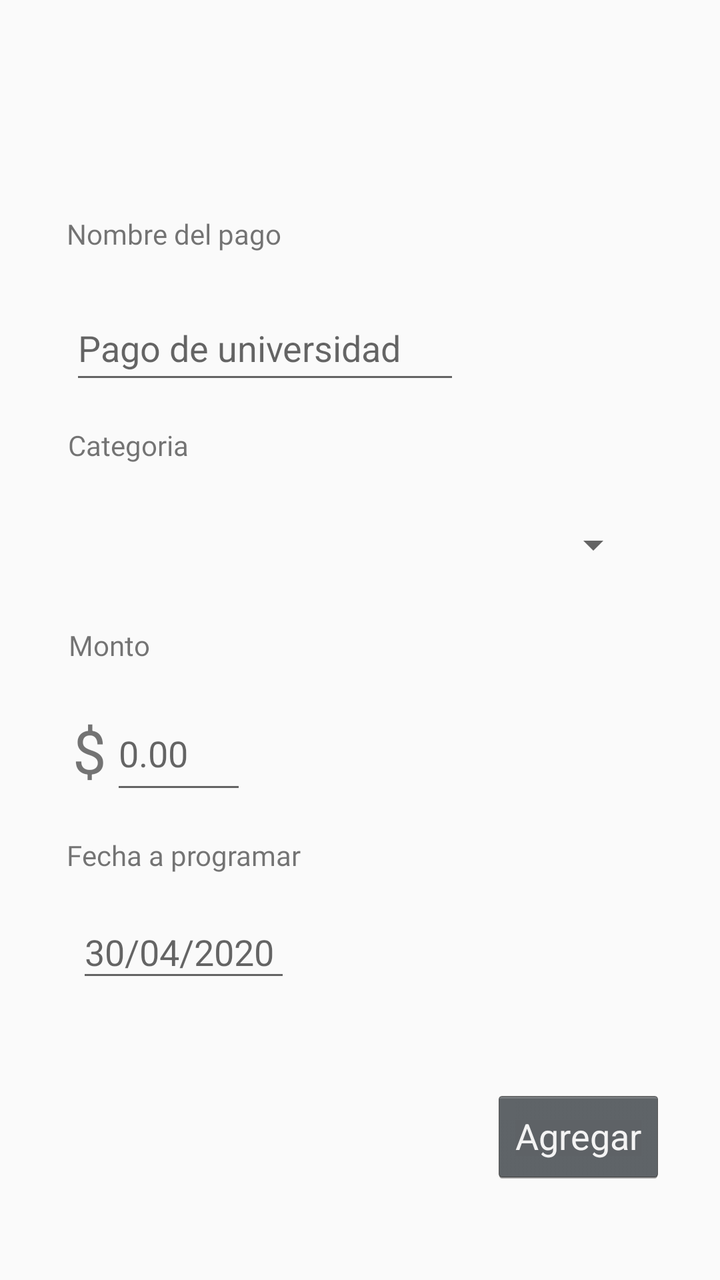
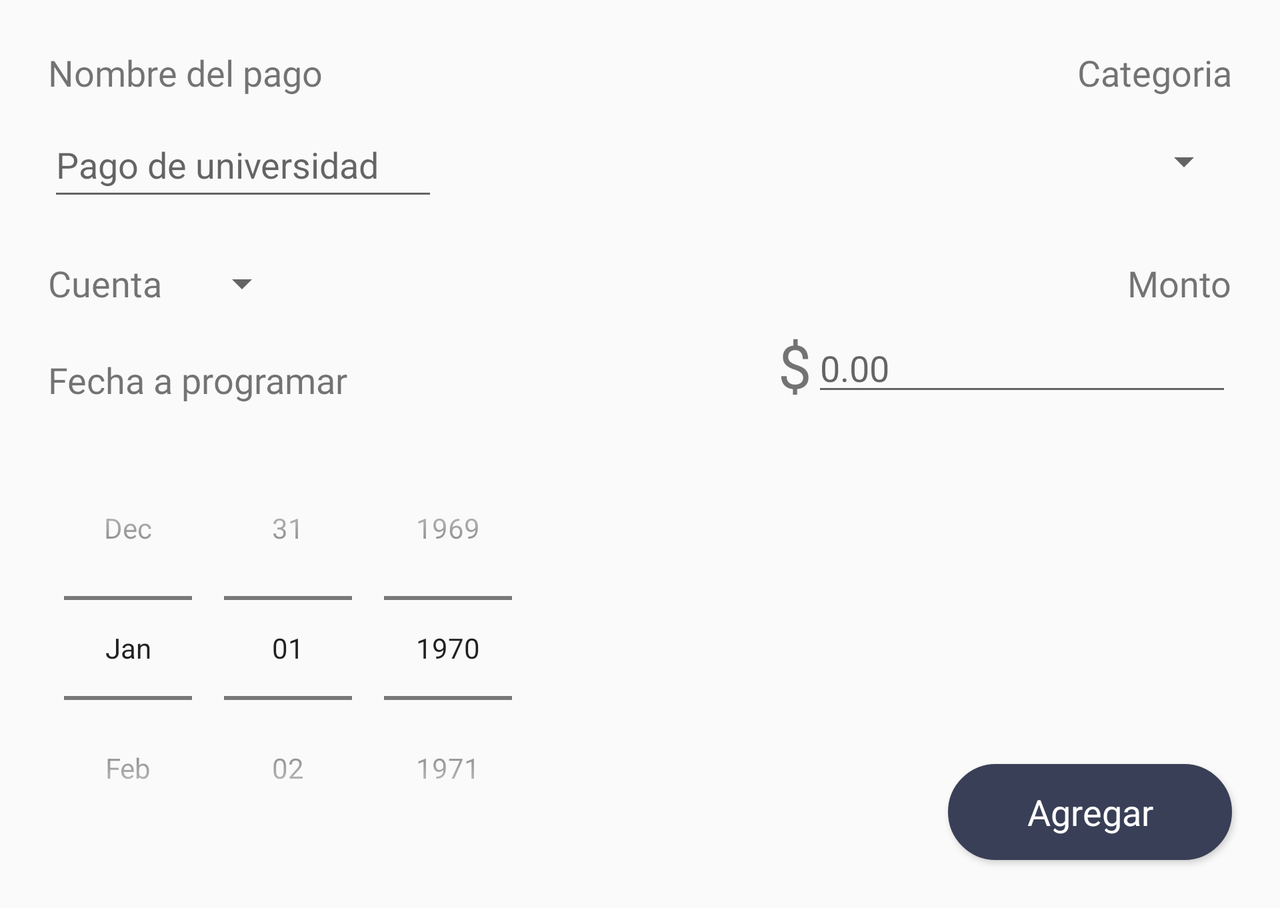

An Android layout and its configuration variant, each rendered on a device that would load it. The default file and the variant file are quoted in full after the pictures.
<!-- AndroidManifest.xml: application theme AppTheme -->
<!-- res/layout/fragment_programmed_payment.xml -->
<?xml version="1.0" encoding="utf-8"?>
<layout xmlns:tools="http://schemas.android.com/tools"
    xmlns:android="http://schemas.android.com/apk/res/android"
    xmlns:app="http://schemas.android.com/apk/res-auto">

    <androidx.constraintlayout.widget.ConstraintLayout
        android:layout_width="match_parent"
        android:layout_height="match_parent">

        <TextView
            android:id="@+id/textView2"
            android:layout_width="wrap_content"
            android:layout_height="wrap_content"
            android:layout_marginBottom="@dimen/activity_vertical_margin"
            android:fontFamily="@font/quicksand_medium"
            android:text="@string/txt_name_payment"
            app:layout_constraintBottom_toTopOf="@+id/name_payment"
            app:layout_constraintEnd_toEndOf="parent"
            app:layout_constraintHorizontal_bias="0.132"
            app:layout_constraintStart_toStartOf="parent"
            app:layout_constraintTop_toTopOf="parent"
            app:layout_constraintVertical_bias="0.951" />

        <EditText
            android:id="@+id/name_payment"
            android:layout_width="195dp"
            android:layout_height="49dp"
            android:layout_marginBottom="@dimen/activity_vertical_margin"
            android:autofillHints=""
            android:ems="10"
            android:hint="@string/txt_payment_hint"
            android:inputType="textPersonName"
            app:layout_constraintBottom_toTopOf="@+id/textView7"
            app:layout_constraintEnd_toEndOf="parent"
            app:layout_constraintHorizontal_bias="0.212"
            app:layout_constraintStart_toStartOf="parent" />

        <TextView
            android:id="@+id/textView7"
            android:layout_width="wrap_content"
            android:layout_height="wrap_content"
            android:layout_marginBottom="@dimen/activity_vertical_margin"
            android:fontFamily="@font/quicksand_medium"
            android:text="@string/txt_category"
            app:layout_constraintBottom_toTopOf="@+id/add_category"
            app:layout_constraintEnd_toEndOf="parent"
            app:layout_constraintHorizontal_bias="0.113"
            app:layout_constraintStart_toStartOf="parent" />

        <TextView
            android:id="@+id/textView10"
            android:layout_width="wrap_content"
            android:layout_height="wrap_content"
            android:layout_marginBottom="@dimen/activity_vertical_margin"
            android:fontFamily="@font/quicksand_medium"
            android:text="@string/txt_amount"
            app:layout_constraintBottom_toTopOf="@+id/add_amount"
            app:layout_constraintEnd_toEndOf="parent"
            app:layout_constraintHorizontal_bias="0.108"
            app:layout_constraintStart_toStartOf="parent" />

        <EditText
            android:id="@+id/add_amount"
            android:layout_width="68dp"
            android:layout_height="54dp"
            android:layout_marginBottom="@dimen/activity_vertical_margin"
            android:autofillHints=""
            android:ems="10"
            android:hint="@string/balance_entry_hint"
            android:inputType="numberDecimal"
            app:layout_constraintBottom_toTopOf="@+id/textView11"
            app:layout_constraintEnd_toEndOf="parent"
            app:layout_constraintHorizontal_bias="0.19"
            app:layout_constraintStart_toStartOf="parent" />

        <Spinner
            android:id="@+id/add_category"
            android:layout_width="295dp"
            android:layout_height="49dp"
            android:layout_marginBottom="@dimen/activity_vertical_margin"
            app:layout_constraintBottom_toTopOf="@+id/textView10"
            app:layout_constraintEnd_toEndOf="parent"
            app:layout_constraintHorizontal_bias="0.396"
            app:layout_constraintStart_toStartOf="parent" />

        <TextView
            android:id="@+id/textView11"
            android:layout_width="wrap_content"
            android:layout_height="wrap_content"
            android:layout_marginBottom="@dimen/activity_vertical_margin"
            android:fontFamily="@font/quicksand_medium"
            android:text="@string/txt_date"
            app:layout_constraintBottom_toTopOf="@+id/add_date"
            app:layout_constraintEnd_toEndOf="parent"
            app:layout_constraintHorizontal_bias="0.138"
            app:layout_constraintStart_toStartOf="parent" />

        <EditText
            android:id="@+id/add_date"
            android:layout_width="107dp"
            android:layout_height="43dp"
            android:layout_marginBottom="@dimen/margin_indicators"
            android:autofillHints=""
            android:ems="10"
            android:hint="@string/time_hint_txt"
            android:inputType="date"
            app:layout_constraintBottom_toTopOf="@+id/btn_add"
            app:layout_constraintEnd_toEndOf="parent"
            app:layout_constraintHorizontal_bias="0.151"
            app:layout_constraintStart_toStartOf="parent" />

        <Button
            android:id="@+id/btn_add"
            style="@android:style/Widget.Holo.Button"
            android:layout_width="wrap_content"
            android:layout_height="wrap_content"
            android:layout_marginBottom="@dimen/margin_indicators"
            android:text="@string/btn_add"
            app:layout_constraintBottom_toBottomOf="parent"
            app:layout_constraintEnd_toEndOf="parent"
            app:layout_constraintHorizontal_bias="0.9"
            app:layout_constraintStart_toStartOf="parent" />

        <TextView
            android:id="@+id/textView12"
            android:layout_width="wrap_content"
            android:layout_height="wrap_content"
            android:text="@string/dollar_sign"
            android:textSize="30sp"
            app:layout_constraintBottom_toBottomOf="@+id/add_amount"
            app:layout_constraintEnd_toStartOf="@+id/add_amount"
            app:layout_constraintHorizontal_bias="0.95"
            app:layout_constraintStart_toStartOf="parent"
            app:layout_constraintTop_toTopOf="@+id/add_amount" />

    </androidx.constraintlayout.widget.ConstraintLayout>

</layout>
<!-- resources referenced by this layout -->
<resources>
  <dimen name="activity_vertical_margin">16dp</dimen>
  <dimen name="margin_indicators">48dp</dimen>
  <string name="balance_entry_hint">0.00</string>
  <string name="btn_add">Agregar</string>
  <string name="dollar_sign">$</string>
  <string name="time_hint_txt">30/04/2020</string>
  <string name="txt_amount">Monto</string>
  <string name="txt_category">Categoria</string>
  <string name="txt_date">Fecha a programar</string>
  <string name="txt_name_payment">Nombre del pago</string>
  <string name="txt_payment_hint">Pago de universidad</string>
  <style name="AppTheme" parent="Theme.AppCompat.Light.NoActionBar">
          
          <item name="colorPrimary">@color/colorPrimary</item>
          <item name="colorPrimaryDark">@color/colorPrimaryDark</item>
      </style>
  <color name="colorPrimary">#494E6B</color>
  <color name="colorPrimaryDark">#192231</color>
</resources>
<!-- res/layout-land/fragment_programmed_payment.xml (the repository's variant of the layout above) -->
<!-- drawn on the phone turned sideways -->
<?xml version="1.0" encoding="utf-8"?>
<layout xmlns:tools="http://schemas.android.com/tools"
    xmlns:android="http://schemas.android.com/apk/res/android"
    xmlns:app="http://schemas.android.com/apk/res-auto">


    <androidx.core.widget.NestedScrollView
        android:layout_width="match_parent"
        android:layout_height="match_parent">


        <androidx.constraintlayout.widget.ConstraintLayout
            android:layout_width="match_parent"
            android:layout_height="match_parent"
            tools:context=".views.ui.fragments.dashboard.DashboardGrapsFragment">

            <TextView
                android:id="@+id/textView2"
                android:layout_width="wrap_content"
                android:layout_height="wrap_content"
                android:layout_marginStart="@dimen/n_margin"
                android:layout_marginTop="@dimen/n_margin"
                android:layout_marginBottom="@dimen/nav_header_vertical_spacing"
                android:fontFamily="@font/quicksand_medium"
                android:text="@string/txt_name_payment"
                android:textSize="18sp"
                app:layout_constraintBottom_toTopOf="@+id/name_payment"
                app:layout_constraintEnd_toStartOf="@+id/textView7"
                app:layout_constraintHorizontal_bias="0.0"
                app:layout_constraintStart_toStartOf="parent"
                app:layout_constraintTop_toTopOf="parent" />

            <Spinner
                android:id="@+id/spinner_accounts"
                android:layout_width="wrap_content"
                android:layout_height="wrap_content"

                android:layout_marginStart="@dimen/activity_vertical_margin"
                android:layout_marginTop="@dimen/n_margin"
                android:layout_marginBottom="@dimen/n_margin"
                app:layout_constraintBottom_toTopOf="@+id/textView11"
                app:layout_constraintStart_toEndOf="@+id/textView13"
                app:layout_constraintTop_toBottomOf="@+id/name_payment" />

            <TextView
                android:id="@+id/textView13"
                android:layout_width="wrap_content"
                android:layout_height="wrap_content"
                android:layout_marginStart="@dimen/n_margin"
                android:layout_marginTop="@dimen/n_margin"
                android:layout_marginBottom="@dimen/n_margin"
                android:fontFamily="@font/quicksand_medium"
                android:text="@string/txt_Payment_Account"
                android:textSize="18sp"
                app:layout_constraintBottom_toTopOf="@+id/textView11"
                app:layout_constraintEnd_toStartOf="@+id/spinner_accounts"
                app:layout_constraintStart_toStartOf="parent"
                app:layout_constraintTop_toBottomOf="@+id/name_payment" />

            <EditText
                android:id="@+id/name_payment"
                android:layout_width="195dp"
                android:layout_height="49dp"
                android:layout_marginStart="@dimen/n_margin"
                android:autofillHints=""
                android:ems="10"
                android:hint="@string/txt_payment_hint"
                android:inputType="textPersonName"
                app:layout_constraintBottom_toTopOf="@+id/textView13"
                app:layout_constraintEnd_toStartOf="@+id/add_category"
                app:layout_constraintHorizontal_bias="0.0"
                app:layout_constraintStart_toStartOf="parent"
                app:layout_constraintTop_toBottomOf="@+id/textView2" />

            <TextView
                android:id="@+id/textView7"
                android:layout_width="wrap_content"
                android:layout_height="wrap_content"
                android:layout_marginTop="@dimen/n_margin"
                android:layout_marginEnd="@dimen/n_margin"
                android:layout_marginBottom="@dimen/nav_header_vertical_spacing"
                android:fontFamily="@font/quicksand_medium"
                android:text="@string/txt_category"
                android:textSize="18sp"
                app:layout_constraintBottom_toTopOf="@+id/add_category"
                app:layout_constraintEnd_toEndOf="parent"
                app:layout_constraintHorizontal_bias="1.0"
                app:layout_constraintStart_toStartOf="parent"
                app:layout_constraintTop_toTopOf="parent" />

            <TextView
                android:id="@+id/textView10"
                android:layout_width="wrap_content"
                android:layout_height="wrap_content"
                android:layout_marginTop="@dimen/n_margin"
                android:layout_marginEnd="@dimen/n_margin"
                android:fontFamily="@font/quicksand_medium"
                android:text="@string/txt_amount"
                android:textSize="18sp"
                app:layout_constraintBottom_toTopOf="@+id/add_amount"
                app:layout_constraintEnd_toEndOf="parent"
                app:layout_constraintTop_toBottomOf="@+id/add_category" />

            <EditText
                android:id="@+id/add_amount"
                android:layout_width="wrap_content"
                android:layout_height="wrap_content"
                android:layout_marginTop="@dimen/nav_header_vertical_spacing"
                android:layout_marginEnd="@dimen/n_margin"
                android:autofillHints=""
                android:ems="10"
                android:hint="@string/balance_entry_hint"
                android:inputType="numberDecimal"
                app:layout_constraintEnd_toEndOf="parent"
                app:layout_constraintTop_toBottomOf="@+id/textView10" />

            <Spinner
                android:id="@+id/add_category"
                android:layout_width="295dp"
                android:layout_height="49dp"
                android:layout_marginEnd="@dimen/n_margin"
                app:layout_constraintBottom_toTopOf="@+id/textView10"
                app:layout_constraintEnd_toEndOf="parent"
                app:layout_constraintTop_toBottomOf="@+id/textView7" />

            <Button
                android:id="@+id/btn_add"
                style="@android:style/Widget.Button"
                android:layout_width="142dp"
                android:layout_height="48dp"
                android:layout_marginEnd="@dimen/n_margin"
                android:layout_marginBottom="@dimen/n_margin"
                android:background="@drawable/buttons_style"
                android:text="@string/btn_add"
                android:textColor="@color/colorWhite"
                android:textSize="18sp"
                app:layout_constraintBottom_toBottomOf="parent"
                app:layout_constraintEnd_toEndOf="parent"
                app:layout_constraintHorizontal_bias="1.0"
                app:layout_constraintStart_toEndOf="@+id/add_date"
                app:layout_constraintTop_toBottomOf="@+id/add_amount"
                app:layout_constraintVertical_bias="1.0" />

            <DatePicker
                android:id="@+id/add_date"
                android:layout_width="wrap_content"
                android:layout_height="wrap_content"
                android:layout_marginStart="@dimen/n_margin"
                android:layout_marginBottom="@dimen/n_margin"
                android:background="@android:color/transparent"
                android:calendarViewShown="false"
                android:datePickerMode="spinner"
                app:layout_constraintBottom_toBottomOf="parent"
                app:layout_constraintStart_toStartOf="parent"
                app:layout_constraintTop_toBottomOf="@+id/textView11"
                tools:targetApi="lollipop" />

            <TextView
                android:id="@+id/textView11"
                android:layout_width="wrap_content"
                android:layout_height="wrap_content"
                android:layout_marginStart="@dimen/n_margin"
                android:layout_marginBottom="@dimen/activity_horizontal_margin"
                android:fontFamily="@font/quicksand_medium"
                android:text="@string/txt_date"
                android:textSize="18sp"
                app:layout_constraintBottom_toTopOf="@+id/add_date"
                app:layout_constraintStart_toStartOf="parent"
                app:layout_constraintTop_toBottomOf="@+id/textView13" />

            <TextView
                android:id="@+id/textView12"
                android:layout_width="wrap_content"
                android:layout_height="wrap_content"
                android:text="@string/dollar_sign"
                android:textSize="30sp"
                app:layout_constraintBottom_toBottomOf="@+id/add_amount"
                app:layout_constraintEnd_toStartOf="@+id/add_amount"
                app:layout_constraintTop_toTopOf="@+id/add_amount" />

        </androidx.constraintlayout.widget.ConstraintLayout>


    </androidx.core.widget.NestedScrollView>
</layout>
<!-- resources referenced by the variant -->
<!-- as the phone turned sideways resolves them -->
<resources>
  <color name="colorWhite">#FFFFFF</color>
  <dimen name="activity_horizontal_margin">16dp</dimen>
  <dimen name="activity_vertical_margin">16dp</dimen>
  <dimen name="n_margin">24dp</dimen>
  <dimen name="nav_header_vertical_spacing">8dp</dimen>
  <!-- drawable buttons_style (drawable) -->
  <?xml version="1.0" encoding="utf-8"?>
  <selector xmlns:android="http://schemas.android.com/apk/res/android">
          <item android:state_pressed="true" >
              <shape android:shape="rectangle"  >
                  <corners android:radius="32dp" />
                  <stroke android:width="1dip" android:color="#393F56" />
                  <gradient android:angle="-90" android:startColor="#393F56" android:endColor="#393F56"  />
              </shape>
          </item>
          <item android:state_focused="true">
              <shape android:shape="rectangle"  >
                  <corners android:radius="32dp" />
                  <stroke android:width="1dip" android:color="#393F56" />
                  <solid android:color="#393F56"/>
              </shape>
          </item>
          <item >
              <shape android:shape="rectangle"  >
                  <corners android:radius="32dp" />
                  <stroke android:width="1dip" android:color="#393F56" />
                  <gradient android:angle="-90" android:startColor="#393F56" android:endColor="#393F56" />
              </shape>
          </item>
  
  </selector>
  <string name="balance_entry_hint">0.00</string>
  <string name="btn_add">Agregar</string>
  <string name="dollar_sign">$</string>
  <string name="txt_Payment_Account">Cuenta</string>
  <string name="txt_amount">Monto</string>
  <string name="txt_category">Categoria</string>
  <string name="txt_date">Fecha a programar</string>
  <string name="txt_name_payment">Nombre del pago</string>
  <string name="txt_payment_hint">Pago de universidad</string>
  <style name="AppTheme" parent="Theme.AppCompat.Light.NoActionBar">
          
          <item name="colorPrimary">@color/colorPrimary</item>
          <item name="colorPrimaryDark">@color/colorPrimaryDark</item>
      </style>
  <color name="colorPrimary">#494E6B</color>
  <color name="colorPrimaryDark">#192231</color>
</resources>
